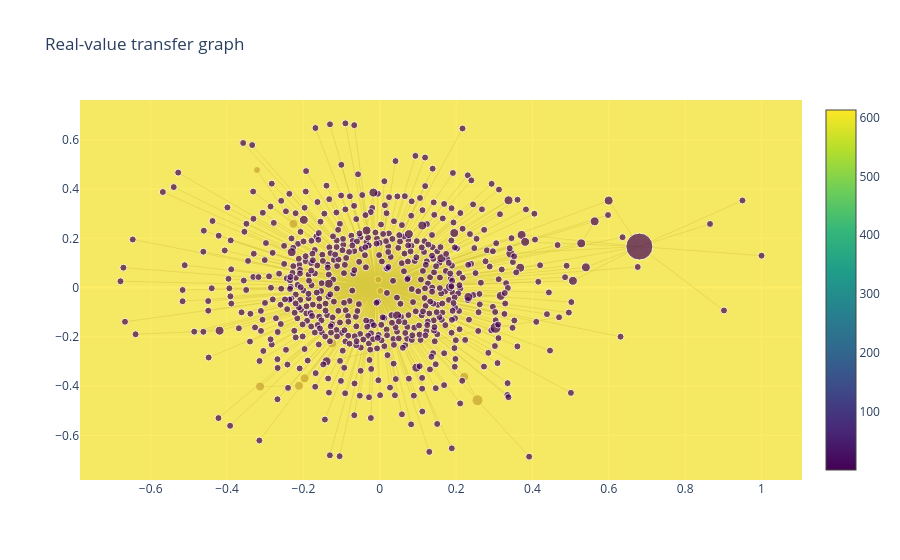

The notebook cell this image was saved under:
### Code cell
import networkx as nx
import plotly.graph_objects as go

pos = nx.spring_layout(G_real, seed=42, k=0.3)

edge_x, edge_y = [], []
for u, v in G_real.edges():
    x0, y0 = pos[u]
    x1, y1 = pos[v]
    edge_x += [x0, x1, None]
    edge_y += [y0, y1, None]

edge_trace = go.Scatter(x=edge_x, y=edge_y, line=dict(width=0.5, color="gray"), mode="lines")

node_x = [pos[n][0] for n in G_real.nodes()]
node_y = [pos[n][1] for n in G_real.nodes()]
node_text = list(G_real.nodes())
degrees = [G_real.degree(n) for n in G_real.nodes()]

node_trace = go.Scatter(
    x=node_x, y=node_y, mode="markers", text=node_text, hoverinfo="text",
    marker=dict(size=[5 + d * 2 for d in degrees], color=degrees, colorscale="Viridis", showscale=True)
)

fig = go.Figure(data=[edge_trace, node_trace])
fig.update_layout(title="Real-value transfer graph", showlegend=False)
fig.show()

### Figure 1 — Plotly figure (JSON) as saved in the notebook; plotly's stock layout.template omitted (floating-point values rounded to 4 significant figures; data arrays with more than 128 entries replaced by an {"elided": "..."} marker saying what was removed)
{"data": [{"line": {"color": "gray", "width": 0.5}, "mode": "lines", "type": "scatter", "x": {"elided": "1929 float values"}, "y": {"elided": "1929 float values"}}, {"hoverinfo": "text", "marker": {"color": {"elided": "627 int values"}, "colorscale": [[0, "#440154"], [0.1111, "#482878"], [0.2222, "#3e4989"], [0.3333, "#31688e"], [0.4444, "#26828e"], [0.5556, "#1f9e89"], [0.6667, "#35b779"], [0.7778, "#6ece58"], [0.8889, "#b5de2b"], [1, "#fde725"]], "showscale": true, "size": {"elided": "627 int values"}}, "mode": "markers", "text": {"elided": "627 str values"}, "type": "scatter", "x": {"elided": "627 float values"}, "y": {"elided": "627 float values"}}], "layout": {"showlegend": false, "title": {"text": "Real-value transfer graph"}}}
